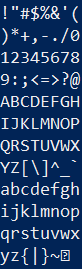
#> input picture preprocessing/chars.png, 82 x 269 px
$ python analyze_chars.py
#> lines starting #> are read from the running program, lines starting #| are printed output that depends on the picture
"""
Use a screenshot of all ASCII chars to determine the luminance value of each of them.

This is a hacky one-off piece of code that laughs in the face of any coding standards.
"""

import os
import numpy as np
import json
from math import floor
from PIL import Image

def average_val(pixels, y, x, y_step, x_step):
    # Return average value in boolean pixels numpy array in the given rectangle
    # Expects rectangle coordinates to be in the range of the pixels array
    if y_step == 0:
        raise Exception('y_step must be non-zero')
    if x_step == 0:
        raise Exception('x_step must be non-zero')

    start_y = int(floor(y))
    end_y = int(floor(y+y_step))
    start_x = int(floor(x))
    end_x= int(floor(x+x_step))

    total = 0
    count = 0

    for py in range(start_y, end_y+1):
        for px in range(start_x, end_x+1):
            if pixels[py, px]:
                total += 1
            count += 1

    return total / count

img = Image.open('chars.png').convert('1')
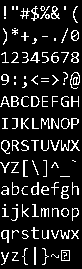
#> img: PIL image 82x269 1; 13.2% white in thin lines or dots
pixels = np.asarray(img)

# Size of each characters in the screenshot
CHAR_WIDTH = 10
CHAR_HEIGHT = 22

# Image contains character codes 33-127 inclusive, in 12 rows and 8 columns.
# The last entry is blank, we'll wrap that around to use as the space char (char code 32).

# Store average black-white value of each character code. 0 = all white, 1 = all black.
bw_value = {}

bw_value[32] = 0 # Space char

for char_code in range(33, 128):
    i = char_code - 33
    x = (i % 8) * CHAR_WIDTH
    y = (floor(i/8)) * CHAR_HEIGHT

    bw_value[char_code] = round(average_val(pixels, y, x, CHAR_HEIGHT, CHAR_WIDTH), 3)
#> after the loop, bw_value = 96 items

# Char codes 64 and 103 (@ and g) are way too dark compared to other chars, so dominate images. Remove them.
del bw_value[64]
del bw_value[103]

# Scale the dictionary so values go between 0 and 1 inclusive.
max = max(bw_value.values())
#> max = 0.206

for key in bw_value:
    bw_value[key] = bw_value[key] / max
#> this loop made 94 passes
#> key on passes 1 to 12: 32, 33, 34, 35, 36, 37, 38, 39, 40, 41, 42, 43
#> after the loop, bw_value = 94 items

# Generate a new dictionary of luminosity value -> best char code.
# Luminosity values are between 0 and 255 inclusive.

lum_to_char = {}
for lum in range(0, 256):
    best_char_code = None
    closest_lum = 999
    for key in bw_value:
        this_lum = bw_value[key] * 256
        if abs(lum - this_lum) < abs(lum - closest_lum):
            closest_lum = this_lum
            best_char_code = key
    lum_to_char[lum] = best_char_code
#> after the loop, lum_to_char = 256 items

with open('luminosity_to_char.json', 'w+') as f:
    f.write(json.dumps(lum_to_char, sort_keys=True, indent=4))
